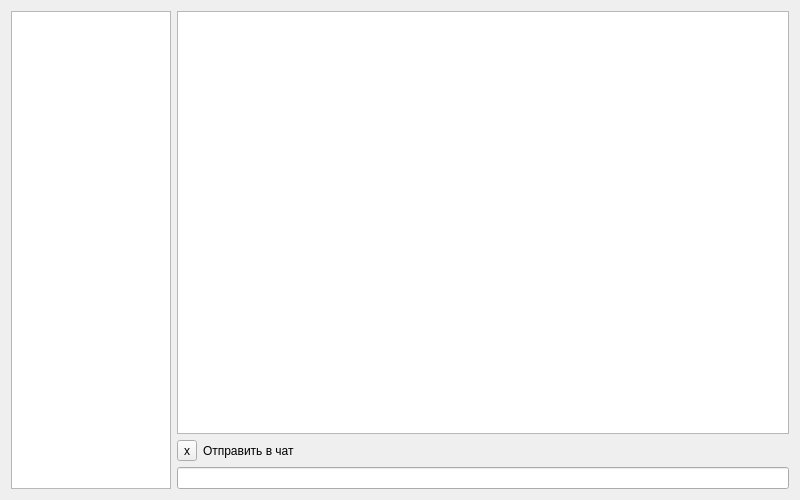
<?xml version="1.0" encoding="UTF-8"?>
<ui version="4.0">
 <class>Widget</class>
 <widget class="QWidget" name="Widget">
  <property name="geometry">
   <rect>
    <x>0</x>
    <y>0</y>
    <width>800</width>
    <height>500</height>
   </rect>
  </property>
  <property name="windowTitle">
   <string>Form</string>
  </property>
  <layout class="QGridLayout" name="gridLayout">
   <item row="0" column="0" rowspan="3">
    <widget class="QListWidget" name="listWidget_users">
     <property name="sizePolicy">
      <sizepolicy hsizetype="Maximum" vsizetype="Expanding">
       <horstretch>0</horstretch>
       <verstretch>0</verstretch>
      </sizepolicy>
     </property>
     <property name="maximumSize">
      <size>
       <width>160</width>
       <height>16777215</height>
      </size>
     </property>
    </widget>
   </item>
   <item row="1" column="2">
    <widget class="QLabel" name="label_receiver">
     <property name="sizePolicy">
      <sizepolicy hsizetype="Expanding" vsizetype="Preferred">
       <horstretch>0</horstretch>
       <verstretch>0</verstretch>
      </sizepolicy>
     </property>
     <property name="text">
      <string>Отправить в чат</string>
     </property>
    </widget>
   </item>
   <item row="2" column="1" colspan="2">
    <widget class="QLineEdit" name="lineEdit_message"/>
   </item>
   <item row="1" column="1">
    <widget class="QToolButton" name="toolButton_closePrivateMessage">
     <property name="toolTip">
      <string>Закрыть приватный режим</string>
     </property>
     <property name="text">
      <string>x</string>
     </property>
    </widget>
   </item>
   <item row="0" column="1" colspan="2">
    <widget class="QTextBrowser" name="textBrowser">
     <property name="openLinks">
      <bool>false</bool>
     </property>
    </widget>
   </item>
  </layout>
 </widget>
 <resources/>
 <connections/>
</ui>
